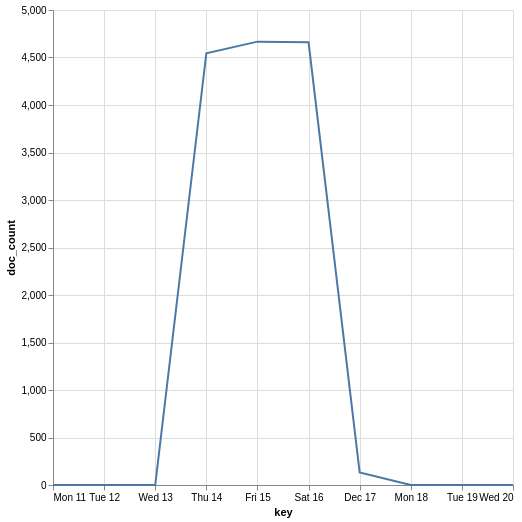

Express this chart as Vega-Lite.
### Vega-Lite specification from a JSON file in a GitHub repository (floating-point values rounded to 4 significant figures)
{"$schema": "https://vega.github.io/schema/vega-lite/v5.json", "data": {"values": [{"key": 1512950400000, "doc_count": 0}, {"key": 1513036800000, "doc_count": 0}, {"key": 1513123200000, "doc_count": 0}, {"key": 1513209600000, "doc_count": 4545}, {"key": 1513296000000, "doc_count": 4667}, {"key": 1513382400000, "doc_count": 4660}, {"key": 1513468800000, "doc_count": 133}, {"key": 1513555200000, "doc_count": 0}, {"key": 1513641600000, "doc_count": 0}, {"key": 1513728000000, "doc_count": 0}]}, "mark": "line", "encoding": {"x": {"field": "key", "type": "temporal", "title": "key"}, "y": {"field": "doc_count", "type": "quantitative", "title": "doc_count"}}, "autosize": {"type": "fit"}, "width": 512, "height": 512, "config": {}}
